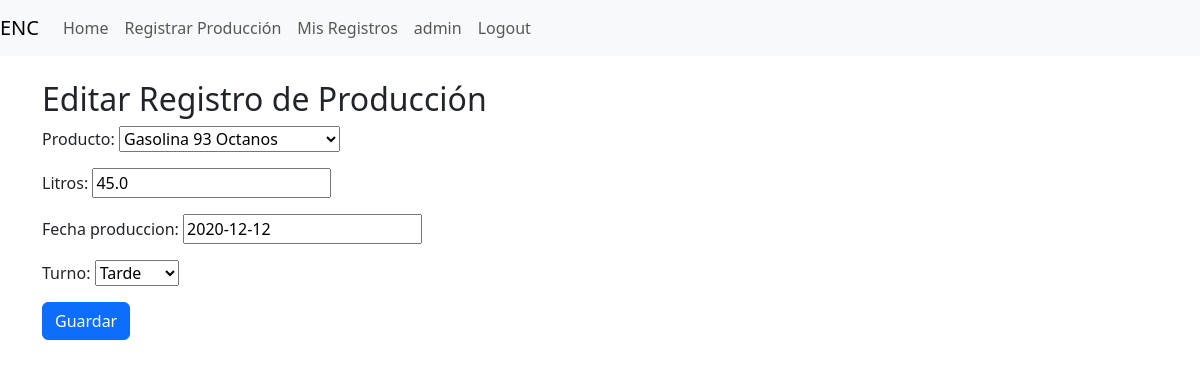
The app's page /core/editar-registro/2/ (signed in) with its own data.
### core/models.py (models this page shows, shortened)
class CustomUser(AbstractUser):
    ROLES = (
        ('operator', 'Operator'),
        ('supervisor', 'Supervisor'),
        ('admin', 'Admin'),
    )
    role = models.CharField(max_length=10, choices=ROLES)

class RegistroProduccion(models.Model):
    TURNOS = [
        ('AM', 'Mañana'),
        ('PM', 'Tarde'),
        ('MM', 'Noche'),
    ]
    producto = models.ForeignKey(Producto, on_delete=models.CASCADE)
    litros = models.FloatField()
    fecha_produccion = models.DateField()
    turno = models.CharField(max_length=2, choices=TURNOS)
    hora_registro = models.DateTimeField(auto_now_add=True)
    operador = models.ForeignKey(CustomUser, on_delete=models.CASCADE)
    total_litros = models.FloatField(default=0)

### core/views.py (the view)
# urls.py: path('editar-registro/<int:pk>/', editar_registro, name='editar_registro'),
@login_required
def editar_registro(request, pk):
    registro = get_object_or_404(RegistroProduccion, pk=pk, operador=request.user)
    if request.method == 'POST':
        form = RegistroProduccionForm(request.POST, instance=registro)
        if form.is_valid():
            form.save()
            return redirect('core:mis_registros')
    else:
        form = RegistroProduccionForm(instance=registro)
    return render(request, 'core/editar_registro.html', {'form': form, 'registro': registro})

### core/forms.py (shortened to what this page needs)
class RegistroProduccionForm(forms.ModelForm):
    class Meta:
        model = RegistroProduccion
        fields = ['producto', 'litros', 'fecha_produccion', 'turno']

### core/models.py (called while the page is built)
    def __str__(self):
        return self.nombre

### core/templates/core/editar_registro.html (shortened to what this page needs)
{% extends "core/base.html" %}
{% block content %}
    <h2>Editar Registro de Producción</h2>
    <form method="post">
        {{ form.as_p }}
        <button type="submit" class="btn btn-primary">Guardar</button>
    </form>
{% endblock %}

### core/templates/core/base.html (shortened to what this page needs)
{% load static %}
<!DOCTYPE html>
<html lang="en">
<head>
    <link href="https://cdn.jsdelivr.net/npm/bootstrap@5.3.3/dist/css/bootstrap.min.css" rel="stylesheet">
</head>
<body>
    <nav class="navbar navbar-expand-lg navbar-light bg-light">
        <a class="navbar-brand" href="{% url 'core:home' %}">ENC</a>
        <div class="collapse navbar-collapse">
            <ul class="navbar-nav mr-auto">
                <li class="nav-item">
                    <a class="nav-link" href="{% url 'core:home' %}">Home</a>
                </li>
                <li class="nav-item">
                    <a class="nav-link" href="{% url 'core:registro_produccion' %}">Registrar Producción</a>
                </li>
                <li class="nav-item">
                    <a class="nav-link" href="{% url 'core:mis_registros' %}">Mis Registros</a>
                </li>
            </ul>
            <ul class="navbar-nav ml-auto">
                {% if user.is_authenticated %}
                    <li class="nav-item">
                        <a class="nav-link" href="/admin">{{ user.username }}</a>
                    </li>
                    <li class="nav-item">
                        <form method="post" action="{% url 'logout' %}" style="display:inline;">
                            <button type="submit" class="btn btn-link nav-link" style="display:inline; cursor: pointer;">Logout</button>
                        </form>
                    </li>
                {% else %}
                    <li class="nav-item">
                        <a class="nav-link" href="{% url 'login' %}">Login</a>
                    </li>
                {% endif %}
            </ul>
        </div>
    </nav>
    <div class="container mt-4">
        {% block content %}
        {% endblock %}
    </div>
  </body>
</body>
</html>

### records on screen
CustomUser: username "admin"
RegistroProduccion: producto "Gasolina 93 Octanos", litros "45.0", fecha_produccion "2020-12-12", turno "Tarde"
